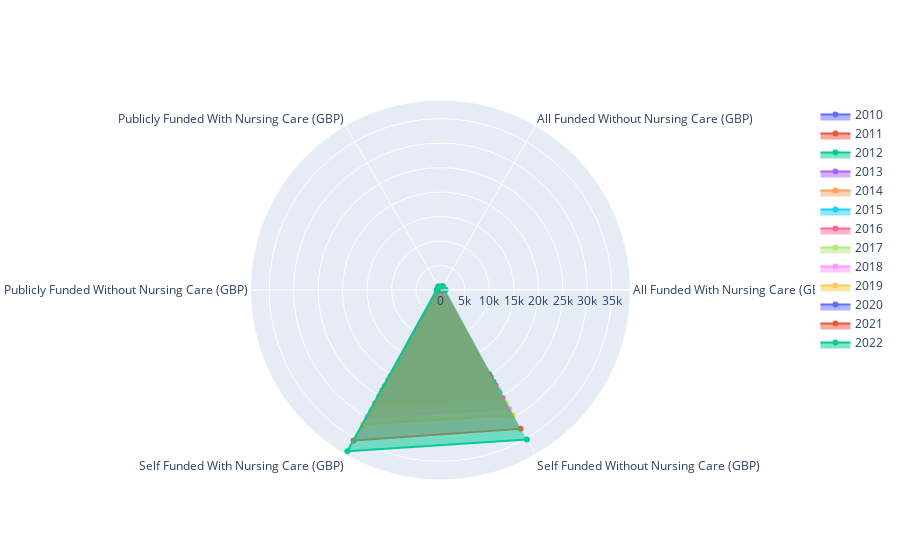

The code cell stored with this chart in its notebook:
### Code cell
# spider plot with all years

fig = go.Figure()

for year_i in range(0, len(care_home_charges_scot)):
    fig.add_trace(go.Scatterpolar(
        r = care_home_charges_scot.iloc[year_i].tolist(),
        theta = care_home_charges_scot.columns.values.tolist(),
        fill = "toself",
        name = str(care_home_charges_scot.index[year_i]).replace("0331","")
    ))


fig.show()

### Figure 1 — Plotly figure (JSON) as saved in the notebook; plotly's stock layout.template omitted (floating-point values rounded to 4 significant figures)
{"data": [{"fill": "toself", "name": "2010", "r": [0, 0, 0, 0, 20332, 19861], "theta": ["All Funded With Nursing Care (GBP)", "All Funded Without Nursing Care (GBP)", "Publicly Funded With Nursing Care (GBP)", "Publicly Funded Without Nursing Care (GBP)", "Self Funded With Nursing Care (GBP)", "Self Funded Without Nursing Care (GBP)"], "type": "scatterpolar"}, {"fill": "toself", "name": "2011", "r": [623, 572, 561, 531, 21286, 20578], "theta": ["All Funded With Nursing Care (GBP)", "All Funded Without Nursing Care (GBP)", "Publicly Funded With Nursing Care (GBP)", "Publicly Funded Without Nursing Care (GBP)", "Self Funded With Nursing Care (GBP)", "Self Funded Without Nursing Care (GBP)"], "type": "scatterpolar"}, {"fill": "toself", "name": "2012", "r": [637, 592, 574, 542, 22747, 21663], "theta": ["All Funded With Nursing Care (GBP)", "All Funded Without Nursing Care (GBP)", "Publicly Funded With Nursing Care (GBP)", "Publicly Funded Without Nursing Care (GBP)", "Self Funded With Nursing Care (GBP)", "Self Funded Without Nursing Care (GBP)"], "type": "scatterpolar"}, {"fill": "toself", "name": "2013", "r": [659, 615, 591, 556, 23653, 22471], "theta": ["All Funded With Nursing Care (GBP)", "All Funded Without Nursing Care (GBP)", "Publicly Funded With Nursing Care (GBP)", "Publicly Funded Without Nursing Care (GBP)", "Self Funded With Nursing Care (GBP)", "Self Funded Without Nursing Care (GBP)"], "type": "scatterpolar"}, {"fill": "toself", "name": "2014", "r": [681, 633, 607, 574, 24336, 23378], "theta": ["All Funded With Nursing Care (GBP)", "All Funded Without Nursing Care (GBP)", "Publicly Funded With Nursing Care (GBP)", "Publicly Funded Without Nursing Care (GBP)", "Self Funded With Nursing Care (GBP)", "Self Funded Without Nursing Care (GBP)"], "type": "scatterpolar"}, {"fill": "toself", "name": "2015", "r": [698, 652, 616, 583, 25184, 24098], "theta": ["All Funded With Nursing Care (GBP)", "All Funded Without Nursing Care (GBP)", "Publicly Funded With Nursing Care (GBP)", "Publicly Funded Without Nursing Care (GBP)", "Self Funded With Nursing Care (GBP)", "Self Funded Without Nursing Care (GBP)"], "type": "scatterpolar"}, {"fill": "toself", "name": "2016", "r": [733, 683, 642, 605, 26745, 25445], "theta": ["All Funded With Nursing Care (GBP)", "All Funded Without Nursing Care (GBP)", "Publicly Funded With Nursing Care (GBP)", "Publicly Funded Without Nursing Care (GBP)", "Self Funded With Nursing Care (GBP)", "Self Funded Without Nursing Care (GBP)"], "type": "scatterpolar"}, {"fill": "toself", "name": "2017", "r": [776, 717, 682, 635, 28244, 26708], "theta": ["All Funded With Nursing Care (GBP)", "All Funded Without Nursing Care (GBP)", "Publicly Funded With Nursing Care (GBP)", "Publicly Funded Without Nursing Care (GBP)", "Self Funded With Nursing Care (GBP)", "Self Funded Without Nursing Care (GBP)"], "type": "scatterpolar"}, {"fill": "toself", "name": "2018", "r": [820, 755, 709, 666, 29929, 28026], "theta": ["All Funded With Nursing Care (GBP)", "All Funded Without Nursing Care (GBP)", "Publicly Funded With Nursing Care (GBP)", "Publicly Funded Without Nursing Care (GBP)", "Self Funded With Nursing Care (GBP)", "Self Funded Without Nursing Care (GBP)"], "type": "scatterpolar"}, {"fill": "toself", "name": "2019", "r": [873, 799, 746, 690, 31651, 29549], "theta": ["All Funded With Nursing Care (GBP)", "All Funded Without Nursing Care (GBP)", "Publicly Funded With Nursing Care (GBP)", "Publicly Funded Without Nursing Care (GBP)", "Self Funded With Nursing Care (GBP)", "Self Funded Without Nursing Care (GBP)"], "type": "scatterpolar"}, {"fill": "toself", "name": "2020", "r": [0, 0, 0, 0, 0, 0], "theta": ["All Funded With Nursing Care (GBP)", "All Funded Without Nursing Care (GBP)", "Publicly Funded With Nursing Care (GBP)", "Publicly Funded Without Nursing Care (GBP)", "Self Funded With Nursing Care (GBP)", "Self Funded Without Nursing Care (GBP)"], "type": "scatterpolar"}, {"fill": "toself", "name": "2021", "r": [954, 874, 795, 740, 35496, 32708], "theta": ["All Funded With Nursing Care (GBP)", "All Funded Without Nursing Care (GBP)", "Publicly Funded With Nursing Care (GBP)", "Publicly Funded Without Nursing Care (GBP)", "Self Funded With Nursing Care (GBP)", "Self Funded Without Nursing Care (GBP)"], "type": "scatterpolar"}, {"fill": "toself", "name": "2022", "r": [1032, 941, 856, 792, 38039, 35275], "theta": ["All Funded With Nursing Care (GBP)", "All Funded Without Nursing Care (GBP)", "Publicly Funded With Nursing Care (GBP)", "Publicly Funded Without Nursing Care (GBP)", "Self Funded With Nursing Care (GBP)", "Self Funded Without Nursing Care (GBP)"], "type": "scatterpolar"}], "layout": {}}
